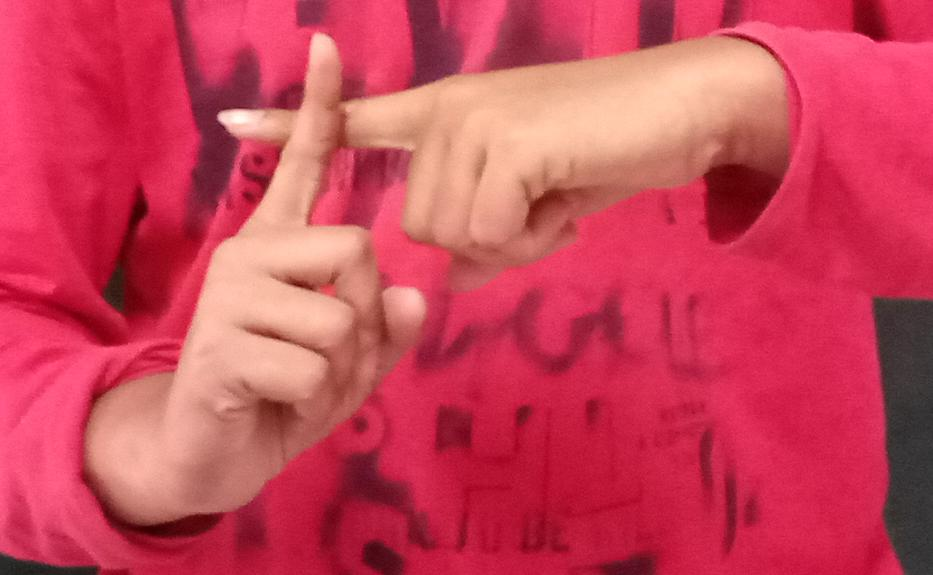
#> input picture DATASET/USER-1/1-12-1.jpg, 933 x 575 px, given in place of 1-12-2.jpg.jpg, which was not available
$ python hand_sign.py ../DATASET/USER-1/1-12-1.jpg ../DATASET/USER-1/1-12-2.jpg ../DATASET/USER-1/1-12-2.jpg   (older library calls are emulated)
#> lines starting #> are read from the running program, lines starting #| are printed output that depends on the picture; after the words box and inside, x2 and y2 are one past the last pixel; in counts of white or black regions, pixels touching at a corner belong together; pictures that were not available may be replaced by others from this repository, and a replacement may not be noted
import cv2
import numpy as np
import sys

def showImage(image,secondsToWait,heading,width=450,height=500):
    #Show Image
    #cv2.namedWindow('image', cv2.WINDOW_NORMAL)
    imageToShow = cv2.resize(image, (width, height))
    cv2.imshow(heading,imageToShow)
    secondsToWait = secondsToWait * 1000
    cv2.waitKey(secondsToWait)

#Read Image
argumentsPassed = sys.argv
user = argumentsPassed[1]
signNumber = argumentsPassed[2]
trialNumber = argumentsPassed[3]
inputFile = '<PATH>/DATASET/USER-'+user+'/'+user+'-'+signNumber+'-'+trialNumber+'.jpg'
outputFile = '<PATH>/DATASET/USER-PROCESSED-'+user+'/'+user+'-'+signNumber+'-'+trialNumber+'.jpg'
img = cv2.imread(inputFile)
#> img is the input picture: shape (575, 933, 3); mean B, G, R 89.3, 68.5, 203.1

height, width = img.shape[:2]
#> height = 575; width = 933
print(height,width)
#| 575 933
showImage(img,2,"Original Image")
#> in showImage, `imageToShow = cv2.resize(image, (width, height))`:
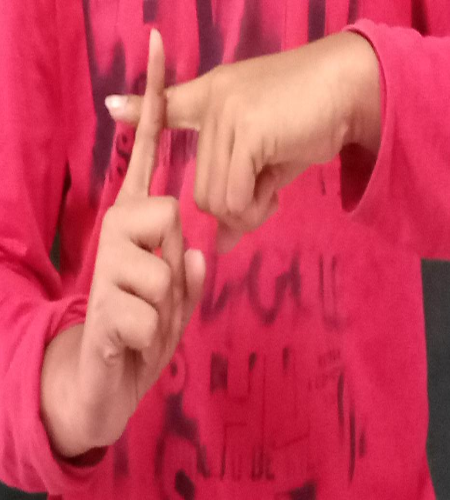
#> imageToShow: shape (500, 450, 3); mean B, G, R 89.2, 68.3, 203
kernel = np.ones((5,5),np.uint8)

gray = cv2.cvtColor(img,cv2.COLOR_BGR2GRAY)
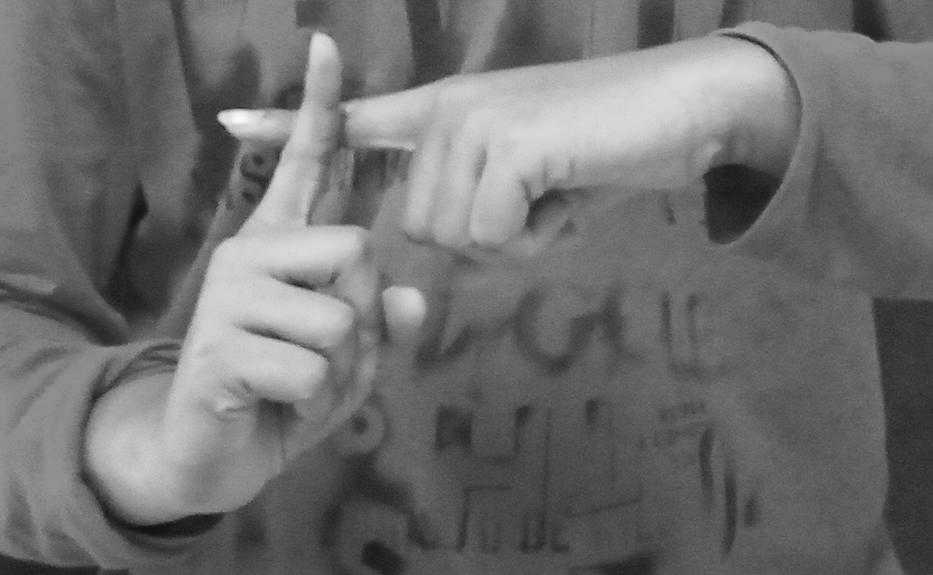
#> gray: shape (575, 933); min 16, max 252, mean 111.1
blur = cv2.GaussianBlur(gray,(5,5),0)
frameHSV = cv2.cvtColor(img,cv2.COLOR_BGR2YCR_CB)
#> frameHSV: shape (575, 933, 3); mean of channels 0, 1, 2 111.1, 193.6, 115.7

skin_min = np.array([100, 133, 100],np.uint8) #0,133,77
skin_max = np.array([255, 255, 255],np.uint8) #255,173,127

#Thresholding based on skin color
threshSkinColor = cv2.inRange(frameHSV, skin_min, skin_max)
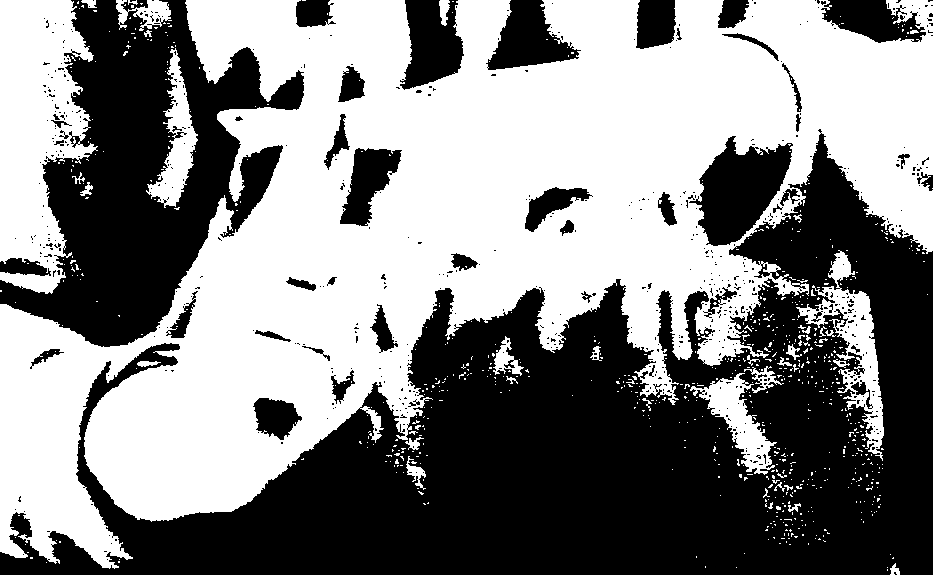
#> threshSkinColor: shape (575, 933); 52.4% white; 619 black regions (570 under 20 px), largest, box (x1, y1, x2, y2) and area: (0, 129, 933, 575) 173572, (0, 0, 304, 347) 48447, (689, 136, 793, 246) 6346
#Closing and Opening the image to eliminate internal noise
threshSkinColor = cv2.morphologyEx(threshSkinColor, cv2.MORPH_CLOSE, kernel)
#> threshSkinColor: shape (575, 933); 55.5% white; 63 black regions, largest, box (x1, y1, x2, y2) and area: (0, 135, 933, 575) 156196, (0, 0, 267, 347) 43661, (699, 138, 791, 246) 6170
threshSkinColor = cv2.morphologyEx(threshSkinColor, cv2.MORPH_OPEN, kernel)
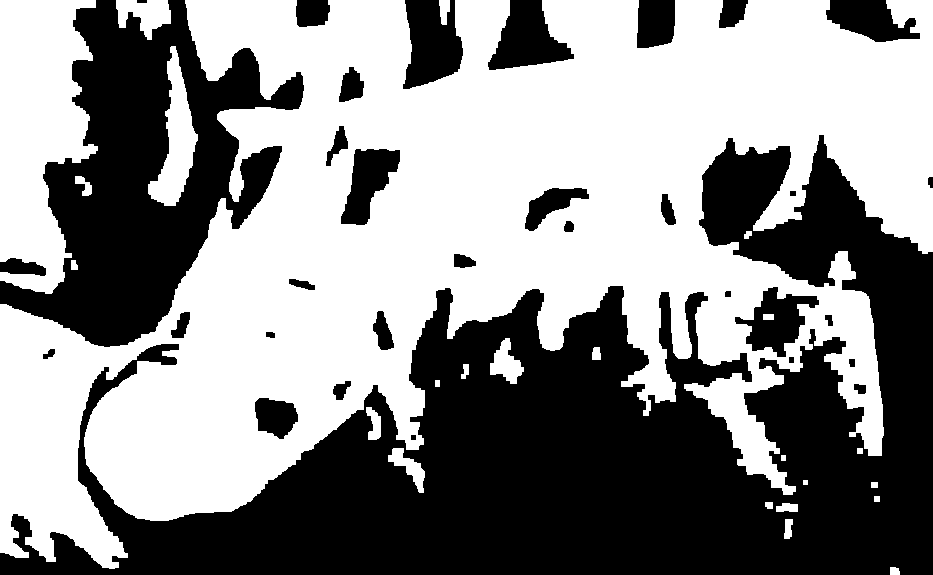
#> threshSkinColor: shape (575, 933); 55% white; 33 black regions

_,contours, hierarchy = cv2.findContours(threshSkinColor,cv2.RETR_TREE,cv2.CHAIN_APPROX_SIMPLE)
#> contours = 46 contours, 1 with area under 20; largest, box (x1, y1, x2, y2) and area: (0, 0, 933, 569) 274400, (0, 0, 98, 294) 19452, (148, 46, 198, 206) 3322, (734, 286, 820, 358) 2960, (340, 148, 401, 226) 2649

max_area = 0
for i in range(len(contours)):
    cnt=contours[i]
    area = cv2.contourArea(cnt)
    if(area>max_area):
        max_area=area
        ci=i
    cnt=contours[ci]
#> this loop made 46 passes
#> (area, max_area) on passes 1, 2, 3, 10, 15, 19, 21: (57, 57), (116, 116), (138, 138), (567, 567), (757, 757), (3322, 3322), (274399.5, 274399.5)
#> area on passes 4, 11, 13, 14, 16, 17: 38.5, 276.5, 61.5, 85.5, 46, 35
#> after the loop, ci = 20; max_area = 274399.5

hull = cv2.convexHull(cnt)
#> hull = contour of 11 points, box (x1, y1, x2, y2) (0, 0, 933, 569), area 456182
#Hand Mask is initially made using skin color alone
handMask = np.zeros(img.shape[:2],np.uint8)
cv2.fillPoly(handMask, pts =[cnt], color=(255,255,255))
#> handMask: shape (575, 933); 51.9% white; 9 black regions, largest, box (x1, y1, x2, y2) and area: (0, 135, 933, 575) 172655, (0, 0, 304, 347) 72449, (403, 0, 463, 89) 4058
handMask = cv2.inRange(handMask, 1, 255)
showImage(handMask,1,"Hand Mask")
#> call 2 of showImage, with secondsToWait = 1, heading = 'Hand Mask', width = 450, height = 500
#> in showImage (call 2), `imageToShow = cv2.resize(image, (width, height))`:
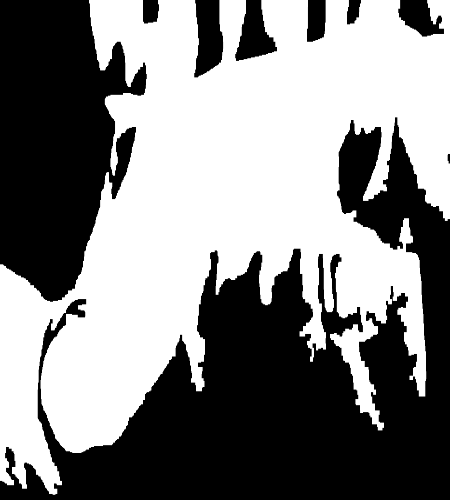
#> imageToShow: shape (500, 450); min 0, max 255, mean 132.3

isHandDetected = int(input("Enter 1 if hand is detected properly else enter 0: "))
#> the answer given: 1
if(isHandDetected):
    res = cv2.bitwise_and(img,img,mask = handMask)
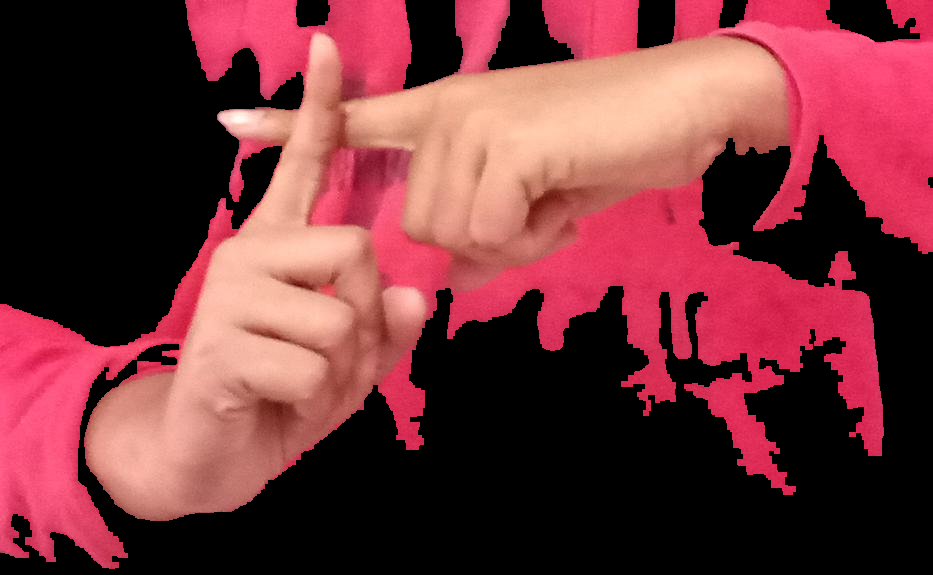
#> res: shape (575, 933, 3); mean B, G, R 58.5, 52.7, 116.1
else:
    # noise removal
    opening = cv2.morphologyEx(handMask,cv2.MORPH_OPEN,kernel, iterations = 2)
    # sure background area
    sure_bg = cv2.dilate(opening,kernel,iterations=3)
    showImage(sure_bg,1,"Sure BG")
    # Finding sure foreground area
    dist_transform = cv2.distanceTransform(opening,cv2.DIST_L2,5)
    ret, sure_fg = cv2.threshold(dist_transform,0.7*dist_transform.max(),255,0)
    showImage(sure_fg,1,"Sure FG")
    # Finding unknown region
    sure_fg = np.uint8(sure_fg)
    unknown = cv2.subtract(sure_bg,sure_fg)
    showImage(unknown,1,"Unknown")
    # Marker labelling
    ret, markers = cv2.connectedComponents(sure_fg)
    # Add one to all labels so that sure background is not 0, but 1
    markers = markers+1
    # Now, mark the region of unknown with zero
    markers[unknown==255] = 0
    markers = cv2.watershed(img,markers)
    #img[markers == -1] = [0,0,255]

    m = cv2.convertScaleAbs(markers)
    ret,thresh = cv2.threshold(m,0,255,cv2.THRESH_BINARY+cv2.THRESH_OTSU)
    showImage(thresh,1,"threshold")
    toNot = int(input("Enter 1 to NOT the image and 0 to keep it as such: "))
    if(toNot):
        thresh = cv2.bitwise_not(thresh)
    showImage(thresh,1,"Not-ed threshold")
    res = cv2.bitwise_and(img,img,mask = thresh)
    res = cv2.bitwise_and(res, res, mask=handMask)

showImage(res,2,"Final answer")
#> call 3 of showImage, with secondsToWait = 2, heading = 'Final answer', width = 450, height = 500
#> in showImage (call 3), `imageToShow = cv2.resize(image, (width, height))`:
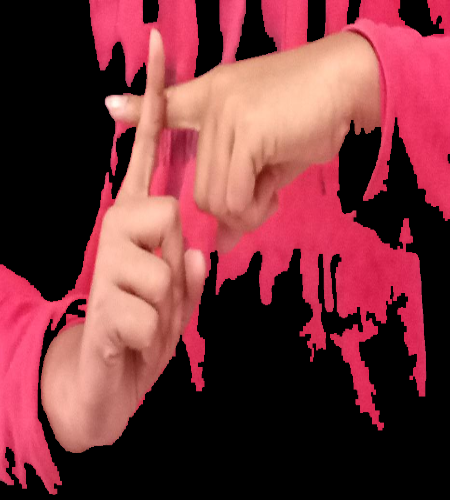
#> imageToShow: shape (500, 450, 3); mean B, G, R 58.5, 52.6, 116.1
cv2.imwrite(outputFile, res);

$ run again, on DATASET/USER-1/1-12-2.jpg
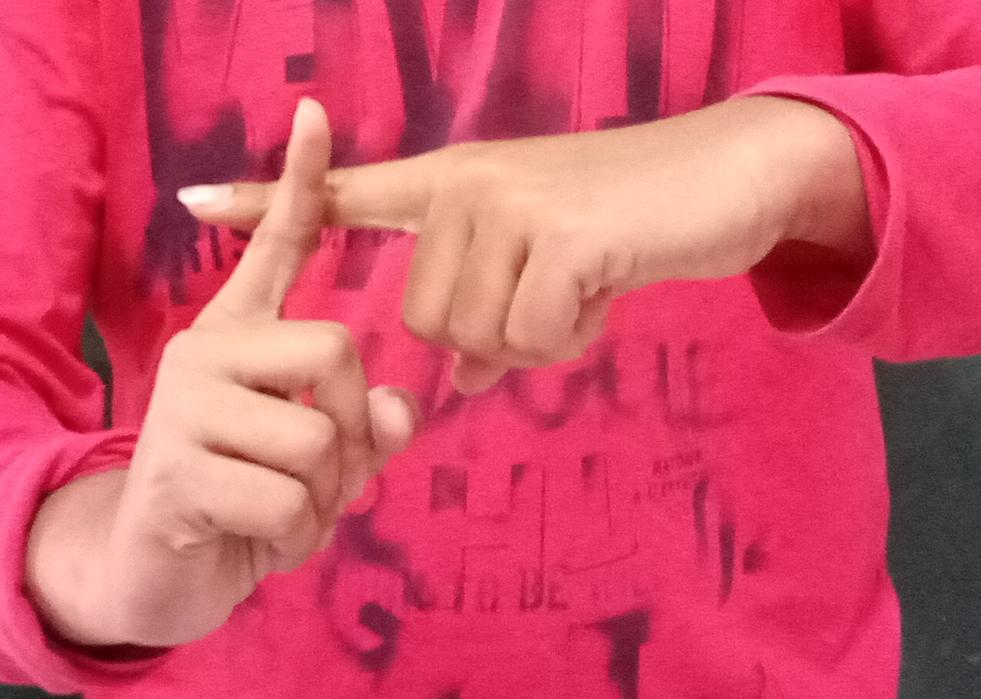
#> input picture DATASET/USER-1/1-12-2.jpg, 981 x 699 px, given in place of 1-12-2.jpg.jpg, which was not available
#> img is the input picture: shape (699, 981, 3); mean B, G, R 103.7, 80.2, 210.2
#| 699 981
#> frameHSV: shape (699, 981, 3); mean of channels 0, 1, 2 121.7, 191.1, 117.8
#> `threshSkinColor = cv2.morphologyEx(threshSkinColor, cv2.MORPH_OPEN, ke..`:
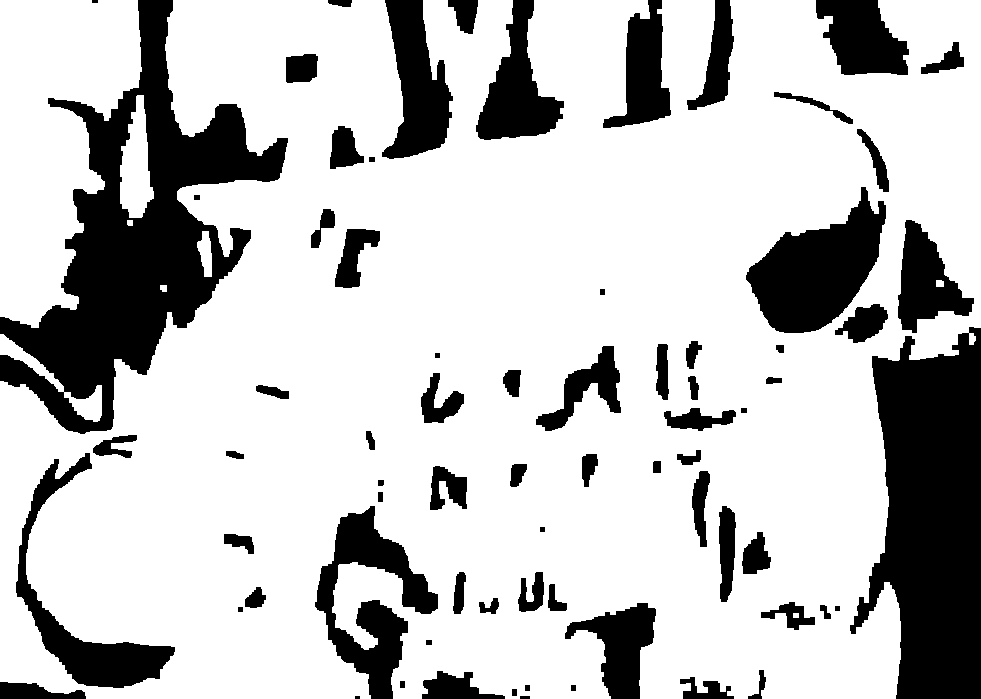
#> threshSkinColor: shape (699, 981); 76.4% white; 73 black regions (2 under 20 px)
#> contours = 64 contours; largest, box (x1, y1, x2, y2) and area: (0, 0, 981, 699) 529070, (0, 0, 142, 328) 30630, (745, 186, 887, 334) 11262, (15, 452, 176, 689) 7720, (897, 219, 975, 334) 4658
#> the loop `for i in range(len(contours)):` made 64 passes
#> (area, max_area) on passes 1, 5, 6: (1426.5, 1426.5), (2509.5, 2509.5), (529069.5, 529069.5)
#> after the loop `for i in range(len(contours)):`: ci = 5; max_area = 529069.5
#> hull = contour of 9 points, box (x1, y1, x2, y2) (0, 0, 981, 699), area 634640
#> handMask: shape (699, 981); 77.7% white; 17 black regions (1 under 20 px), largest, box (x1, y1, x2, y2) and area: (0, 0, 288, 434) 78636, (850, 327, 981, 699) 33407, (315, 506, 438, 699) 9074
#> imageToShow: shape (500, 450)
#> in showImage (call 3), `imageToShow = cv2.resize(image, (width, height))`:
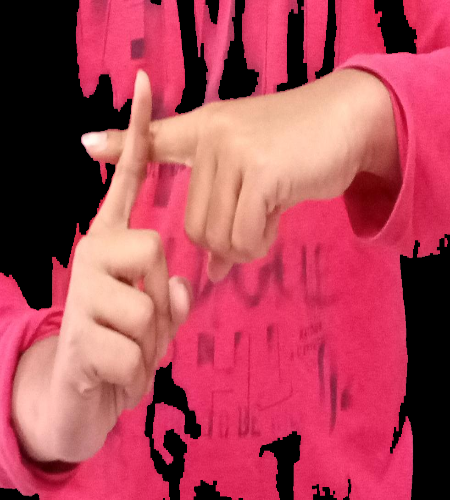
#> imageToShow: shape (500, 450, 3); mean B, G, R 87.4, 70.2, 174.2

$ run again, on DATASET/USER-1/1-15-1.jpg
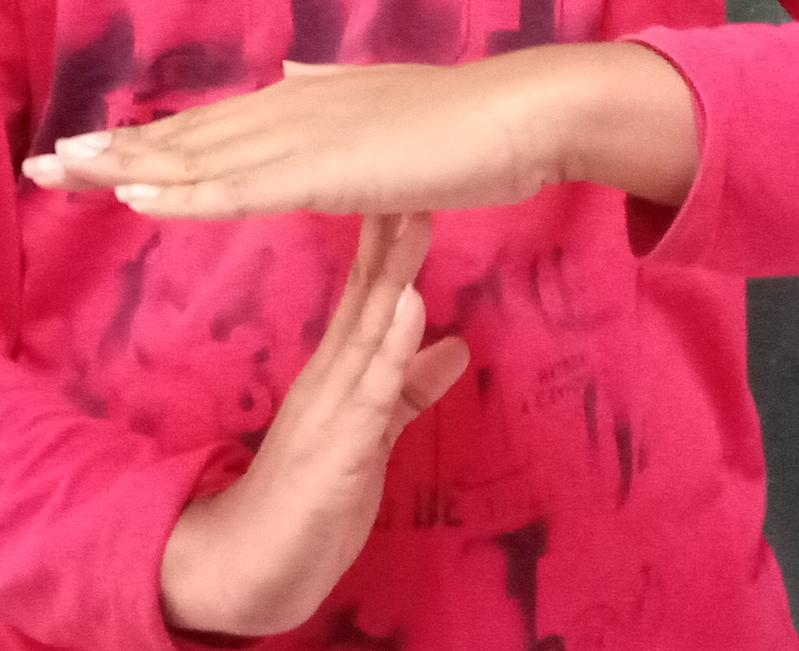
#> input picture DATASET/USER-1/1-15-1.jpg, 799 x 651 px, given in place of 1-15-1.jpg.jpg, which was not available
#> img is the input picture: shape (651, 799, 3); mean B, G, R 100.9, 78.1, 212.4
#| 651 799
#> frameHSV: shape (651, 799, 3); mean of channels 0, 1, 2 120.8, 193.3, 116.7
#> `threshSkinColor = cv2.morphologyEx(threshSkinColor, cv2.MORPH_OPEN, ke..`:
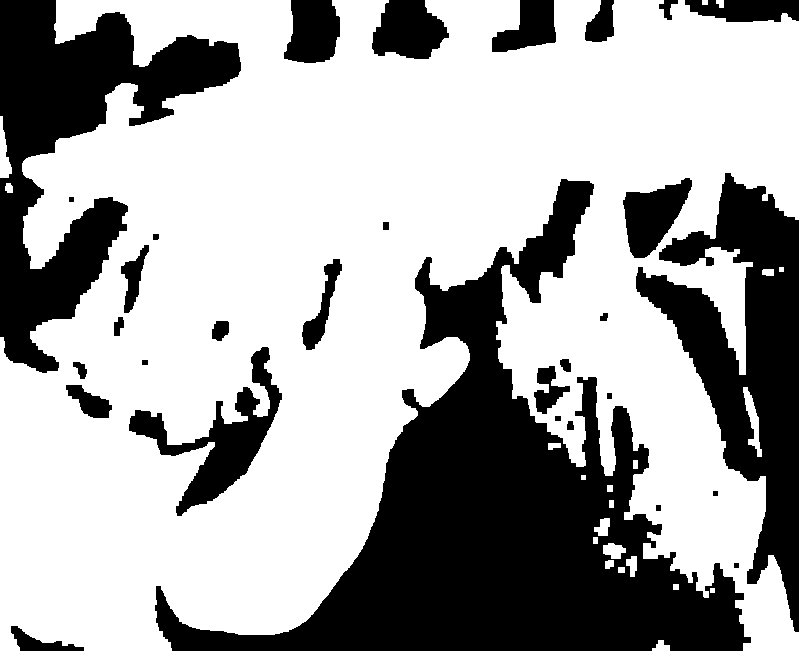
#> threshSkinColor: shape (651, 799); 65.6% white; 31 black regions
#> contours = 43 contours, 3 with area under 20; largest, box (x1, y1, x2, y2) and area: (0, 0, 799, 651) 350192, (128, 346, 283, 517) 7402, (622, 177, 693, 259) 3282, (301, 258, 343, 351) 1299, (533, 365, 571, 415) 920
#> the loop `for i in range(len(contours)):` made 43 passes
#> (area, max_area) on passes 1, 6, 7, 15, 22: (101.5, 101.5), (130.5, 130.5), (226, 226), (434.5, 434.5), (350192, 350192)
#> after the loop `for i in range(len(contours)):`: ci = 21; max_area = 350192
#> hull = [[684, 0], [786, 13], [798, 21], [798, 650], [0, 650], [0, 337], [22, 163], [56, 0]]
#> handMask: shape (651, 799); 68% white; 10 black regions, largest, box (x1, y1, x2, y2) and area: (155, 179, 751, 651) 90211, (0, 0, 241, 373) 33933, (636, 173, 799, 632) 30047
#> imageToShow: shape (500, 450)
#> in showImage (call 3), `imageToShow = cv2.resize(image, (width, height))`:
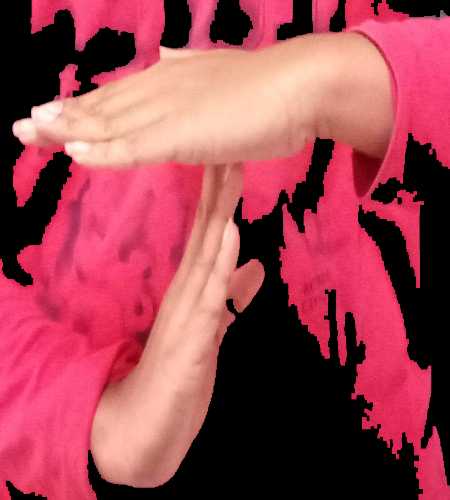
#> imageToShow: shape (500, 450, 3); mean B, G, R 81.5, 68.3, 157.1
